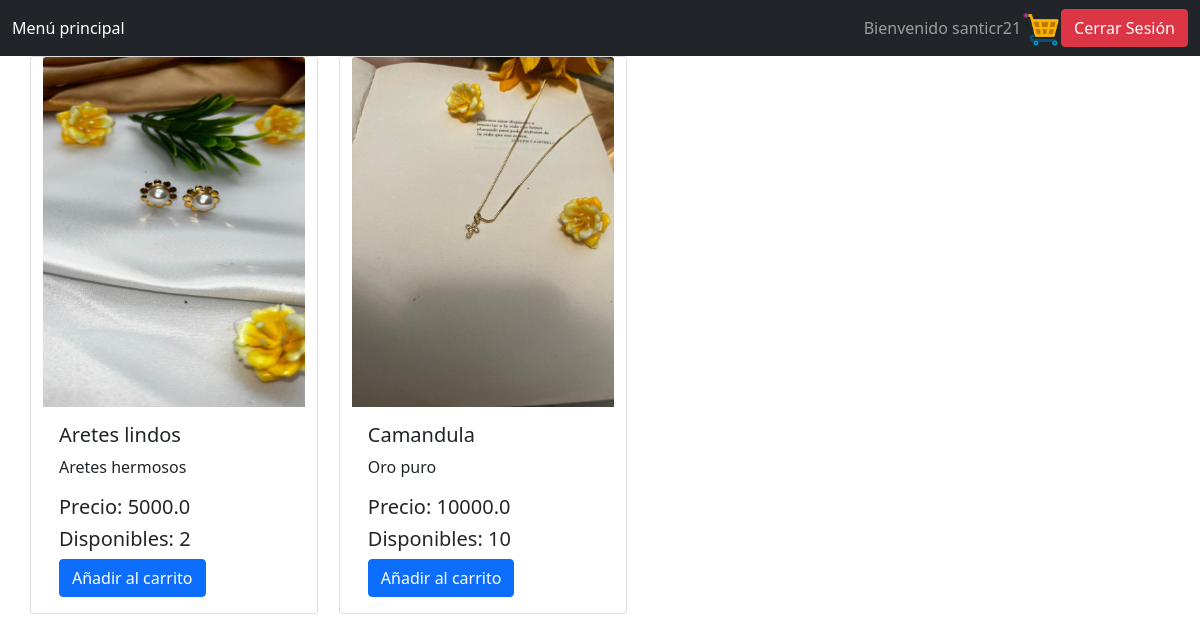
The app's page / (signed in) with its own data.
### tables this page shows
CREATE TABLE Item (Id INTEGER PRIMARY KEY AUTOINCREMENT, Name TEXT, Quantity INT, Price REAL, Sold INT, Description TEXT, URL TEXT);

### app.py (the view)
@app.route('/')
def index():
    rows = c.readItems()
    flag = 0
    amount = 0
    user, admin = "", ""
    rows = list(map(list, rows))
    if "user" in session:
        user = session["user"]
        lst = c.readCart(user)
        lst = list(map(list, lst))
        for l in lst:
            ans = c.itemsToShow(l[1], l[2])
            for i in range(len(rows)):
                if rows[i][0] == l[1]:
                    rows[i][2] = ans
        amount = 0
        for it in lst:
            amount += it[2]
        flag = 1
    elif "admin" in session:
        admin = session["admin"]
        flag = 2
    print(rows[0])
    return render_template('index.html', data = rows, user = user, flag = flag, admin = admin, amount = amount)

### controller/controller_cart.py (called while the page is built)
def readCart(user):
    conn = sqlite3.connect(DB_PATH)
    cursor = conn.cursor()
    query1 = f"SELECT * FROM Cart WHERE User = '{user}'"
    rows = cursor.execute(query1)
    lst = list(rows)
    conn.close()
    return lst

### controller/controller_item.py (called while the page is built)
def readItems():
    conn = sqlite3.connect(DB_PATH)
    cursor = conn.cursor()
    query1 = "SELECT * FROM item"
    rows = list(cursor.execute(query1))
    return rows

### templates/index.html (shortened to what this page needs)
<!DOCTYPE html>
<html>
    <head>
        <link href="https://cdn.jsdelivr.net/npm/bootstrap@5.0.2/dist/css/bootstrap.min.css" rel="stylesheet">
    </head>
    <body>
        <nav class="navbar navbar-dark bg-dark">
            <div class="container-fluid">
                <ul class="navbar-nav me-auto mb-2 mb-lg-0">
                    <li class="nav-item">
                        <a class="nav-link active" aria-current="page" href="{{ url_for('index') }}">
                            Menú principal
                        </a>
                    </li>
                </ul>
                {% if flag == 0 %}
                    <a href="{{ (url_for('login')) }}">
                        <button type="submit" class="btn btn-success">Iniciar Sesión</button>
                    </a>
                    &nbsp&nbsp
                    <a href="{{ (url_for('register')) }}">
                        <button type="submit" class="btn btn-danger">Registrarse</button>
                    </a>
                {% elif flag == 1 %}
                    <span class="navbar-text">Bienvenido {{ user }} {% if amount > 0 %} {{ amount }} {% endif %}</span>
                    <a href="{{ url_for('cart') }}">
                        <img src="/static/cart.png" style="width: 2.5rem;">
                    </a>
                    <form action="{{ (url_for('logout')) }}">
                        <button type="submit" class="btn btn-danger">Cerrar Sesión</button>
                    </form>
                {% endif %}
            </div>
        </nav>
        <div class="container">
			<div class="row">
		        {% for row in data %}
                    {% if row[2] > 0%}
                        <div class="card" style="width: 18rem;">
                            <img src="{{ row[6] }}" class="card-img-top" width="350" height="350" alt="{{ row[1] }}">
                            <div class="card-body">
                                <h5 class="card-title">{{ row[1] }}</h5>
                                <p class="card-text">
                                    {{ row[5] }}
                                </p>
                                <h5>Precio: {{ row[3] }}</h5>
                                <h5>Disponibles: {{ row[2] }}</h5>
                                {% if user %}
                                <form action="{{ url_for('add_cart', itemId = row[0], user = user) }}">
                                    <button type="submit" class="btn btn-primary">Añadir al carrito</button>
                                </form>
                                {% endif %}
                            </div>
                        </div>
                    {% endif %}
		        {% endfor %}
		    </div>
		</div>
    </body>
</html>

### records on screen
Item: URL (picture), Name "Aretes lindos", Description "Aretes hermosos", Price "5000.0", Quantity "2"
Item: URL (picture), Name "Camandula", Description "Oro puro", Price "10000.0", Quantity "10"

### other values on screen
{{ user }} "santicr21"
